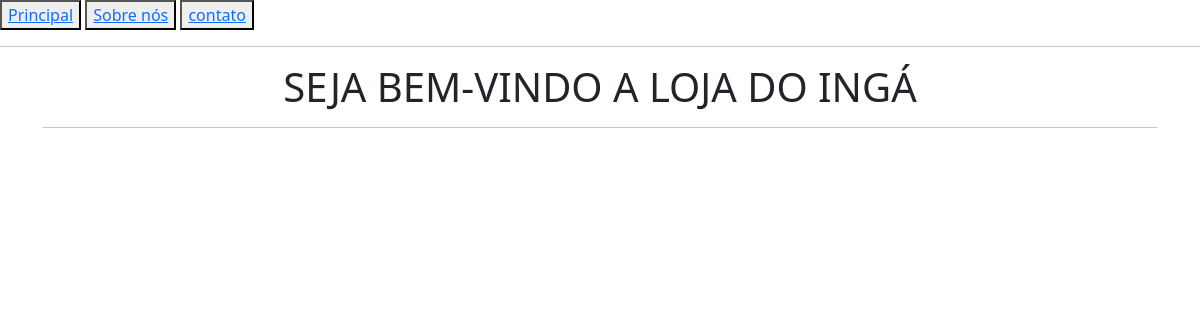
Before: / with the older database file.
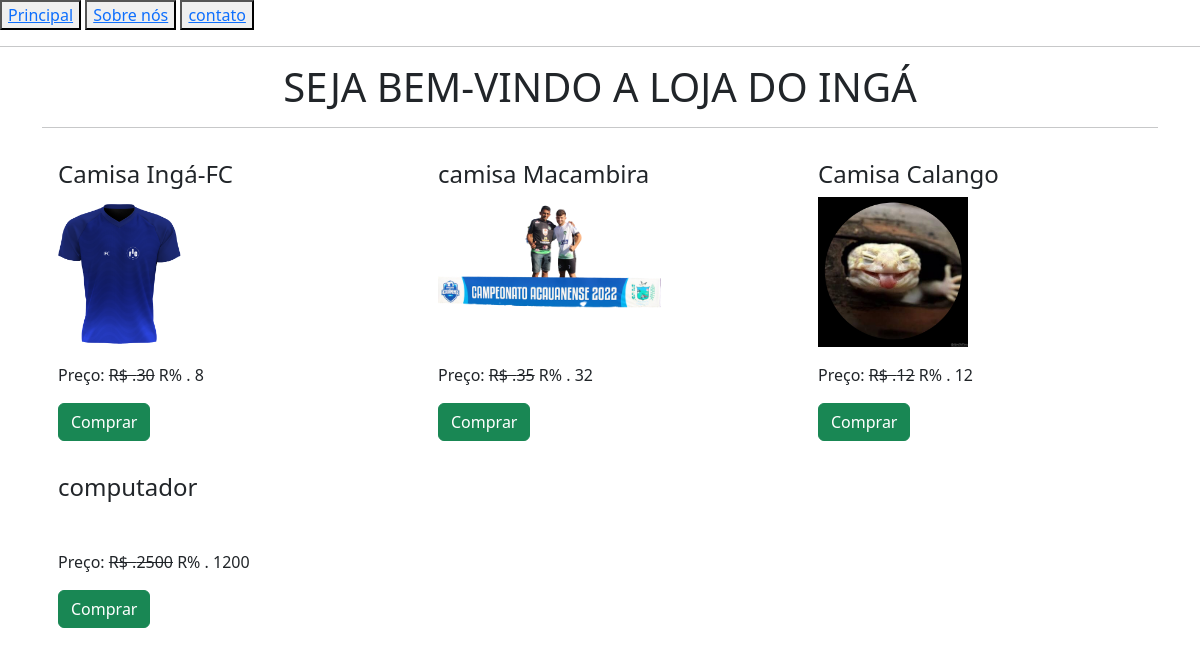
After: the same page with the newer database file.
### lojaapp/models.py (models this page shows, shortened)
class Produto(models.Model):
    titulo = models.CharField(max_length=200)
    slug = models.SlugField(unique=True)
    categoria = models.ForeignKey(Categoria, on_delete=models.CASCADE)
    image = models.ImageField(upload_to='produtos')
    preco_mercado = models.PositiveIntegerField()
    venda = models.PositiveIntegerField()
    descricao = models.TextField()
    garantia = models.CharField(max_length=300, null=True, blank=True)
    return_devolucao = models.CharField(max_length=300, null=True, blank=True)
    visualizacao = models.PositiveIntegerField()

### lojaapp/views.py (the view)
# urls.py: path("",HomeView.as_view(), name="home"),
class HomeView(TemplateView):
    template_name = "home.html"
    def get_context_data(self, **kwargs):
        context = super().get_context_data(**kwargs)
        context['produto_list'] = Produto.objects.all()
        return context

### templates/home.html (shortened to what this page needs)
{% extends "base.html" %}
{% block content %}
<div class="container">
    <h1 class="text-center">SEJA BEM-VINDO A LOJA DO INGÁ</h1>
    <hr>
    <div class="row mt-3">
        {% for p in produto_list %}
        <div class="col-md-4">
            <div class="m-3">
                <h4>{{p.titulo}}</h4>
                <img src="{{p.image.url}}" alt="" class="img-fluid" style="height:150px;object-fit:cover;">
                <p class="mt-3">Preço: <strike>R$ .{{p.preco_mercado}}</strike> R% . {{p.venda}}</p>
                <a href="" class="btn btn-success">Comprar</a>
            </div>
        </div>
        {%endfor%}
    </div>
</div>
{%endblock%}

### templates/base.html (shortened to what this page needs)
<!DOCTYPE html>
<html lang="pt-br">
<head>
    <link rel="stylesheet" href="https://cdn.jsdelivr.net/npm/bootstrap@5.2.3/dist/css/bootstrap.min.css">
</head>
<body>
    <button>
        <a href="/">Principal</a>
    </button>
    <button>
        <a href="/sobre/">Sobre nós</a>
    </button>
    <button>
        <a href="/contato/">contato</a>
    </button>
    <hr>
    {%block content%}
    {%endblock content%}
</body>
</html>

Changed rows visible on the page:
added Produto: titulo "Camisa Ingá-FC", image (picture), preco_mercado "30", venda "8"
added Produto: titulo "camisa Macambira", image (picture), preco_mercado "35", venda "32"
added Produto: titulo "Camisa Calango", image (picture), preco_mercado "12", venda "12"
added Produto: titulo "computador", preco_mercado "2500", venda "1200"
